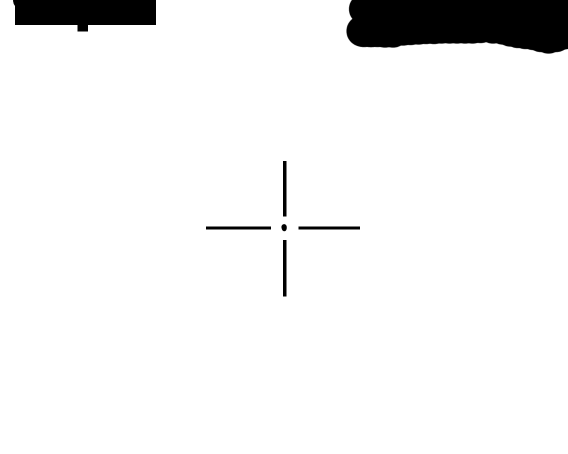
#> input picture inpaint_masks/mwir_new.jpg, 1135 x 908 px, found by its file name (shown at 1/2 size)
$ python mwir_crop_images_with_yolo_labels_after_cvat_download_and_inpaint.py --folder ../inpaint_masks
#> lines starting #> are read from the running program, lines starting #| are printed output that depends on the picture; after the words box and inside, x2 and y2 are one past the last pixel; in counts of white or black regions, pixels touching at a corner belong together
import argparse
import os
from pathlib import Path

import cv2
from tqdm import tqdm

if __name__ == "__main__":
    parser = argparse.ArgumentParser(description="Image cropper with YOLO labels.")

    parser.add_argument(
        "--folder", required=True, type=str, help="Where the images are stored"
    )
    parser.add_argument("--img_ext", default="PNG", type=str, help="Image extension")
    parser.add_argument(
        "--mask_path",
        type=str,
        help="Mask path",
        default="inpaint_masks/mwir_new.jpg",
    )
    args = parser.parse_args()

    if args.folder[-1] == "/":
        args.folder = args.folder[:-1]

    dest_folder = args.folder + "_cropped"
    os.makedirs(dest_folder, exist_ok=True)
    label_dest_folder = args.folder.replace("/images", "/labels") + "_cropped"
    os.makedirs(label_dest_folder, exist_ok=True)

    mask = cv2.imread(args.mask_path, 0)
#> mask is the input picture: shape (908, 1135); min 0, max 255, mean 240.6
    _, mask = cv2.threshold(mask, 128, 255, cv2.THRESH_BINARY_INV)
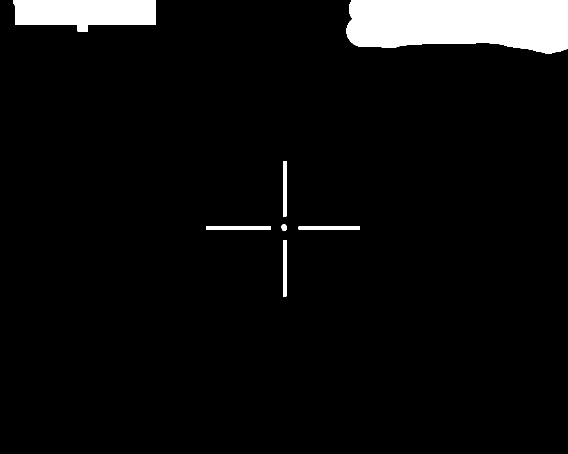
#> mask: shape (908, 1135) (shown at 1/2 size); 5.6% white; 7 white regions, largest, box (x1, y1, x2, y2) and area: (693, 0, 1135, 107) 40494, (26, 0, 312, 63) 14406, (566, 480, 573, 593) 791

    for path in tqdm(sorted(Path(args.folder).rglob("*." + args.img_ext))):
        img = cv2.imread(str(path))
        image_height, image_width, _ = img.shape

        # change this for different crop settings
        crop_tl_x = 72
        crop_tl_y = 57
        crop_br_x = 1207
        crop_br_y = 965

        cropped_ = img[crop_tl_y:crop_br_y, crop_tl_x:crop_br_x]
        cropped = cv2.inpaint(cropped_, mask, 3, cv2.INPAINT_TELEA)
        cv2.imwrite(os.path.join(dest_folder, path.name), cropped)
        # yolo will resize, not required here
        new_image_width, new_image_height = crop_br_x - crop_tl_x, crop_br_y - crop_tl_y

        with open(
            str(path)
            .replace("/images", "/labels_cropped")
            .replace("." + args.img_ext, ".txt"),
            "w",
        ) as f_cropped, open(
            str(path).replace("/images", "/labels").replace("." + args.img_ext, ".txt"),
            "r",
        ) as f_original:
            for line in f_original.readlines():
                label, bb_x, bb_y, bb_w, bb_h = line.split()
                bb_x, bb_y, bb_w, bb_h = (
                    float(bb_x),
                    float(bb_y),
                    float(bb_w),
                    float(bb_h),
                )
                tl_x, tl_y, br_x, br_y = (
                    (bb_x - bb_w / 2) * image_width,
                    (bb_y - bb_h / 2) * image_height,
                    (bb_x + bb_w / 2) * image_width,
                    (bb_y + bb_h / 2) * image_height,
                )

                tl_x -= crop_tl_x
                tl_y -= crop_tl_y
                br_x -= crop_tl_x
                br_y -= crop_tl_y

                tl_x = max(tl_x, 0)
                tl_y = max(tl_y, 0)
                br_x = min(br_x, new_image_width)
                br_y = min(br_y, new_image_height)

                # size filter
                # w_threshold = 7.0  # px
                # h_threshold = 7.0  # px
                # area_threshold = 100.0  # px2
                # if (
                #     (br_x - tl_x) < w_threshold
                #     or (br_y - tl_y) < h_threshold
                #     or (br_x - tl_x) * (br_y - tl_y) < area_threshold
                # ):
                #     continue

                new_yolo_x, new_yolo_y, new_yolo_w, new_yolo_h = (
                    (tl_x + br_x) / 2 / new_image_width,
                    (tl_y + br_y) / 2 / new_image_height,
                    (br_x - tl_x) / new_image_width,
                    (br_y - tl_y) / new_image_height,
                )

                f_cropped.write(
                    f"{label} {new_yolo_x} {new_yolo_y} {new_yolo_w} {new_yolo_h}\n"
                )
